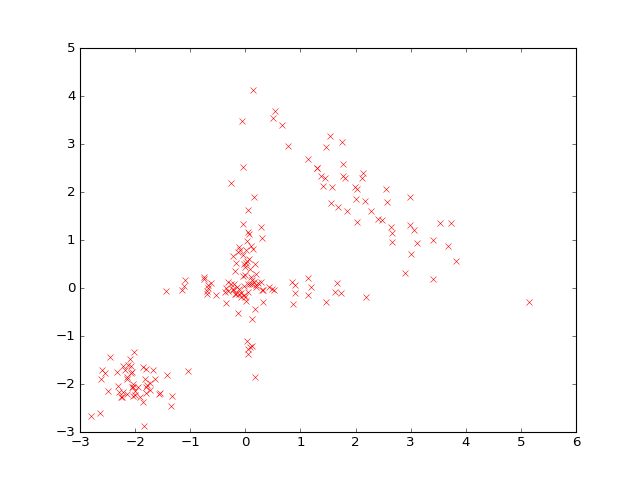

Write Python code to recreate this figure.
import numpy as np
np.random.seed(1)
y0 = np.random.multivariate_normal([0, 0], [[1, 0], [0, 0.02]], size=50)
y1 = np.random.multivariate_normal([0, 0], [[0.02, 0], [0, 1]], size=50)
y2 = np.random.multivariate_normal([2, 2], [[1, -0.9], [-0.9, 1]], size=50)
y3 = np.random.multivariate_normal([-2, -2], [[0.1, 0], [0, 0.1]], size=50)
y = np.vstack([y0, y1, y2, y3])

import bayespy.plot as bpplt
bpplt.pyplot.plot(y[:,0], y[:,1], 'rx')
bpplt.pyplot.show()
